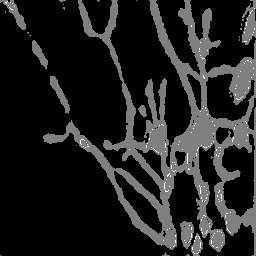
#> input picture borderShrink (4)/blended_image.jpg, 256 x 256 px
$ python fillBlanksStep2.py
#> lines starting #> are read from the running program, lines starting #| are printed output that depends on the picture; after the words box and inside, x2 and y2 are one past the last pixel; in counts of white or black regions, pixels touching at a corner belong together
"""
use array math to fill blanks
"""


import cv2

# Load the image
image_path = 'blended_image.jpg'
image = cv2.imread(image_path)
#> image is the input picture: shape (256, 256, 3); min 0, max 255, mean 32.9

# Check if the image was loaded successfully
if image is not None:
    # Display the shape of the image array (height, width, channels)
    print("Shape of the image array:", image.shape)
#| Shape of the image array: (256, 256, 3)

gray_image = cv2.cvtColor(image, cv2.COLOR_BGR2GRAY)

print("", gray_image.shape)
#|  (256, 256)
print(gray_image[0,0])
#| 126

# quşckly binarize image
for i in range(0, 256):
    for j in range(0, 256):
        gray_image[i,j] = 0 if gray_image[i,j]<100 else 255
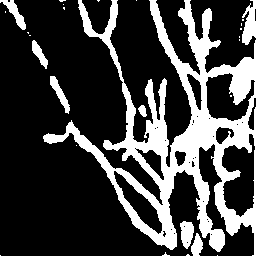
#> gray_image: shape (256, 256); 25% white; 27 white regions (19 under 20 px), largest, box (x1, y1, x2, y2) and area: (43, 0, 256, 256) 14671, (242, 0, 256, 45) 407, (180, 221, 194, 249) 281

cv2.imwrite("manuelBinarized.png",gray_image)
